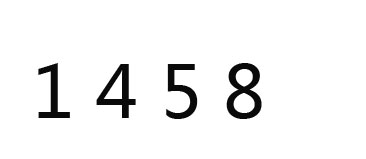
#> input picture simple.jpg, 366 x 159 px
$ python num.py   (Python 2 division)
#> lines starting #> are read from the running program, lines starting #| are printed output that depends on the picture; after the words box and inside, x2 and y2 are one past the last pixel; in counts of white or black regions, pixels touching at a corner belong together
__author__ = 'wangli17562'
import cv2
from cv2 import  cv
import numpy as np
import scipy as sp

#def cutleft(src,)
image = cv2.imread("simple.jpg")
#> image is the input picture: shape (159, 366, 3); min 0, max 255, mean 242.2
w_pos=[]
h_pos=[]
cv2.threshold(image,100 , 255, 0,image)
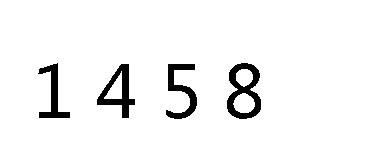
#> image: shape (159, 366, 3); 94.9% white; 4 black regions, box (x1, y1, x2, y2) and area: (227, 63, 261, 119) 910, (97, 64, 135, 118) 752, (166, 64, 197, 119) 689, (38, 63, 70, 118) 591
m,n=image.shape[:2]
#> m = 159; n = 366
for x in range(0,n):
    for y in range(0,m):
        image[y,x]=255-image[y,x]

x_flag=0
y_flag=0
pre_x_flag=x_flag
pre_y_flag=y_flag
for x in range(0,n):
    count=0
    pre_x_flag=x_flag
    for y in range(0,m):
        count+=image[y,x]
    if count[0] > 0:
        x_flag=1
    else:
        x_flag=0
    if pre_x_flag!=x_flag:
        w_pos.append(x)
#> after the loop, w_pos = [38, 70, 97, 135, 166, 197, 227, 261]

leng=w_pos.__len__()
#> leng = 8
for i in range(0,leng/2):
    for y in range(0,m):
        count=0
        for x in range(w_pos[2*i],w_pos[2*i+1]):
            count+=image[y,x][0]
        pre_y_flag=y_flag
        if count>0:
            y_flag=1
        else:
            y_flag=0
        if pre_y_flag!=y_flag:
            h_pos.append(y)
#> after the loop, h_pos = [63, 118, 64, 118, 64, 119, 63, 119]

match_img=[]
tmp_mg=[]

for i in range(0,leng/2):
    cv2.waitKey(3)
    cv2.rectangle(image,(w_pos[i],h_pos[i]),(w_pos[i+1],h_pos[i+1]),(255,255,0))
#> (the run stopped early here; a loop or call above may not have finished)
